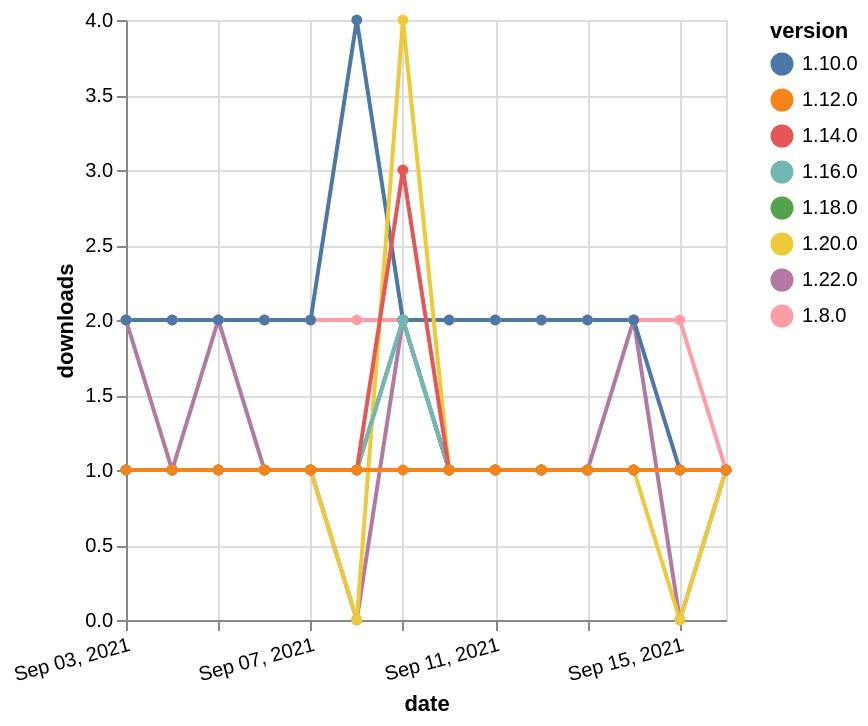

Vega-Lite specification for this chart:
### Vega-Lite specification from a JSON file in a GitHub repository (floating-point values rounded to 4 significant figures)
{"$schema": "https://vega.github.io/schema/vega-lite/v5.json", "description": "A simple bar chart with embedded data.", "data": {"values": [{"date": "2021-09-03", "total": 142, "delta": 1, "version": "1.18.0"}, {"date": "2021-09-04", "total": 143, "delta": 1, "version": "1.18.0"}, {"date": "2021-09-05", "total": 144, "delta": 1, "version": "1.18.0"}, {"date": "2021-09-06", "total": 145, "delta": 1, "version": "1.18.0"}, {"date": "2021-09-07", "total": 146, "delta": 1, "version": "1.18.0"}, {"date": "2021-09-08", "total": 147, "delta": 1, "version": "1.18.0"}, {"date": "2021-09-09", "total": 149, "delta": 2, "version": "1.18.0"}, {"date": "2021-09-10", "total": 150, "delta": 1, "version": "1.18.0"}, {"date": "2021-09-11", "total": 151, "delta": 1, "version": "1.18.0"}, {"date": "2021-09-12", "total": 152, "delta": 1, "version": "1.18.0"}, {"date": "2021-09-13", "total": 153, "delta": 1, "version": "1.18.0"}, {"date": "2021-09-14", "total": 154, "delta": 1, "version": "1.18.0"}, {"date": "2021-09-15", "total": 155, "delta": 1, "version": "1.18.0"}, {"date": "2021-09-16", "total": 156, "delta": 1, "version": "1.18.0"}, {"date": "2021-09-03", "total": 117, "delta": 2, "version": "1.22.0"}, {"date": "2021-09-04", "total": 118, "delta": 1, "version": "1.22.0"}, {"date": "2021-09-05", "total": 120, "delta": 2, "version": "1.22.0"}, {"date": "2021-09-06", "total": 121, "delta": 1, "version": "1.22.0"}, {"date": "2021-09-07", "total": 122, "delta": 1, "version": "1.22.0"}, {"date": "2021-09-08", "total": 122, "delta": 0, "version": "1.22.0"}, {"date": "2021-09-09", "total": 124, "delta": 2, "version": "1.22.0"}, {"date": "2021-09-10", "total": 125, "delta": 1, "version": "1.22.0"}, {"date": "2021-09-11", "total": 126, "delta": 1, "version": "1.22.0"}, {"date": "2021-09-12", "total": 127, "delta": 1, "version": "1.22.0"}, {"date": "2021-09-13", "total": 128, "delta": 1, "version": "1.22.0"}, {"date": "2021-09-14", "total": 130, "delta": 2, "version": "1.22.0"}, {"date": "2021-09-15", "total": 130, "delta": 0, "version": "1.22.0"}, {"date": "2021-09-16", "total": 131, "delta": 1, "version": "1.22.0"}, {"date": "2021-09-03", "total": 2381, "delta": 2, "version": "1.8.0"}, {"date": "2021-09-04", "total": 2383, "delta": 2, "version": "1.8.0"}, {"date": "2021-09-05", "total": 2385, "delta": 2, "version": "1.8.0"}, {"date": "2021-09-06", "total": 2387, "delta": 2, "version": "1.8.0"}, {"date": "2021-09-07", "total": 2389, "delta": 2, "version": "1.8.0"}, {"date": "2021-09-08", "total": 2391, "delta": 2, "version": "1.8.0"}, {"date": "2021-09-09", "total": 2393, "delta": 2, "version": "1.8.0"}, {"date": "2021-09-10", "total": 2395, "delta": 2, "version": "1.8.0"}, {"date": "2021-09-11", "total": 2397, "delta": 2, "version": "1.8.0"}, {"date": "2021-09-12", "total": 2399, "delta": 2, "version": "1.8.0"}, {"date": "2021-09-13", "total": 2401, "delta": 2, "version": "1.8.0"}, {"date": "2021-09-14", "total": 2403, "delta": 2, "version": "1.8.0"}, {"date": "2021-09-15", "total": 2405, "delta": 2, "version": "1.8.0"}, {"date": "2021-09-16", "total": 2406, "delta": 1, "version": "1.8.0"}, {"date": "2021-09-03", "total": 2513, "delta": 2, "version": "1.10.0"}, {"date": "2021-09-04", "total": 2515, "delta": 2, "version": "1.10.0"}, {"date": "2021-09-05", "total": 2517, "delta": 2, "version": "1.10.0"}, {"date": "2021-09-06", "total": 2519, "delta": 2, "version": "1.10.0"}, {"date": "2021-09-07", "total": 2521, "delta": 2, "version": "1.10.0"}, {"date": "2021-09-08", "total": 2525, "delta": 4, "version": "1.10.0"}, {"date": "2021-09-09", "total": 2527, "delta": 2, "version": "1.10.0"}, {"date": "2021-09-10", "total": 2529, "delta": 2, "version": "1.10.0"}, {"date": "2021-09-11", "total": 2531, "delta": 2, "version": "1.10.0"}, {"date": "2021-09-12", "total": 2533, "delta": 2, "version": "1.10.0"}, {"date": "2021-09-13", "total": 2535, "delta": 2, "version": "1.10.0"}, {"date": "2021-09-14", "total": 2537, "delta": 2, "version": "1.10.0"}, {"date": "2021-09-15", "total": 2538, "delta": 1, "version": "1.10.0"}, {"date": "2021-09-16", "total": 2539, "delta": 1, "version": "1.10.0"}, {"date": "2021-09-03", "total": 168, "delta": 1, "version": "1.20.0"}, {"date": "2021-09-04", "total": 169, "delta": 1, "version": "1.20.0"}, {"date": "2021-09-05", "total": 170, "delta": 1, "version": "1.20.0"}, {"date": "2021-09-06", "total": 171, "delta": 1, "version": "1.20.0"}, {"date": "2021-09-07", "total": 172, "delta": 1, "version": "1.20.0"}, {"date": "2021-09-08", "total": 172, "delta": 0, "version": "1.20.0"}, {"date": "2021-09-09", "total": 176, "delta": 4, "version": "1.20.0"}, {"date": "2021-09-10", "total": 177, "delta": 1, "version": "1.20.0"}, {"date": "2021-09-11", "total": 178, "delta": 1, "version": "1.20.0"}, {"date": "2021-09-12", "total": 179, "delta": 1, "version": "1.20.0"}, {"date": "2021-09-13", "total": 180, "delta": 1, "version": "1.20.0"}, {"date": "2021-09-14", "total": 181, "delta": 1, "version": "1.20.0"}, {"date": "2021-09-15", "total": 181, "delta": 0, "version": "1.20.0"}, {"date": "2021-09-16", "total": 182, "delta": 1, "version": "1.20.0"}, {"date": "2021-09-03", "total": 171, "delta": 1, "version": "1.16.0"}, {"date": "2021-09-04", "total": 172, "delta": 1, "version": "1.16.0"}, {"date": "2021-09-05", "total": 173, "delta": 1, "version": "1.16.0"}, {"date": "2021-09-06", "total": 174, "delta": 1, "version": "1.16.0"}, {"date": "2021-09-07", "total": 175, "delta": 1, "version": "1.16.0"}, {"date": "2021-09-08", "total": 176, "delta": 1, "version": "1.16.0"}, {"date": "2021-09-09", "total": 178, "delta": 2, "version": "1.16.0"}, {"date": "2021-09-10", "total": 179, "delta": 1, "version": "1.16.0"}, {"date": "2021-09-11", "total": 180, "delta": 1, "version": "1.16.0"}, {"date": "2021-09-12", "total": 181, "delta": 1, "version": "1.16.0"}, {"date": "2021-09-13", "total": 182, "delta": 1, "version": "1.16.0"}, {"date": "2021-09-14", "total": 183, "delta": 1, "version": "1.16.0"}, {"date": "2021-09-15", "total": 184, "delta": 1, "version": "1.16.0"}, {"date": "2021-09-16", "total": 185, "delta": 1, "version": "1.16.0"}, {"date": "2021-09-03", "total": 286, "delta": 1, "version": "1.14.0"}, {"date": "2021-09-04", "total": 287, "delta": 1, "version": "1.14.0"}, {"date": "2021-09-05", "total": 288, "delta": 1, "version": "1.14.0"}, {"date": "2021-09-06", "total": 289, "delta": 1, "version": "1.14.0"}, {"date": "2021-09-07", "total": 290, "delta": 1, "version": "1.14.0"}, {"date": "2021-09-08", "total": 291, "delta": 1, "version": "1.14.0"}, {"date": "2021-09-09", "total": 294, "delta": 3, "version": "1.14.0"}, {"date": "2021-09-10", "total": 295, "delta": 1, "version": "1.14.0"}, {"date": "2021-09-11", "total": 296, "delta": 1, "version": "1.14.0"}, {"date": "2021-09-12", "total": 297, "delta": 1, "version": "1.14.0"}, {"date": "2021-09-13", "total": 298, "delta": 1, "version": "1.14.0"}, {"date": "2021-09-14", "total": 299, "delta": 1, "version": "1.14.0"}, {"date": "2021-09-15", "total": 300, "delta": 1, "version": "1.14.0"}, {"date": "2021-09-16", "total": 301, "delta": 1, "version": "1.14.0"}, {"date": "2021-09-03", "total": 219, "delta": 1, "version": "1.12.0"}, {"date": "2021-09-04", "total": 220, "delta": 1, "version": "1.12.0"}, {"date": "2021-09-05", "total": 221, "delta": 1, "version": "1.12.0"}, {"date": "2021-09-06", "total": 222, "delta": 1, "version": "1.12.0"}, {"date": "2021-09-07", "total": 223, "delta": 1, "version": "1.12.0"}, {"date": "2021-09-08", "total": 224, "delta": 1, "version": "1.12.0"}, {"date": "2021-09-09", "total": 225, "delta": 1, "version": "1.12.0"}, {"date": "2021-09-10", "total": 226, "delta": 1, "version": "1.12.0"}, {"date": "2021-09-11", "total": 227, "delta": 1, "version": "1.12.0"}, {"date": "2021-09-12", "total": 228, "delta": 1, "version": "1.12.0"}, {"date": "2021-09-13", "total": 229, "delta": 1, "version": "1.12.0"}, {"date": "2021-09-14", "total": 230, "delta": 1, "version": "1.12.0"}, {"date": "2021-09-15", "total": 231, "delta": 1, "version": "1.12.0"}, {"date": "2021-09-16", "total": 232, "delta": 1, "version": "1.12.0"}]}, "width": "container", "mark": {"type": "line", "point": {"filled": true}}, "encoding": {"x": {"field": "date", "type": "temporal", "timeUnit": "yearmonthdate", "title": "date", "axis": {"labelAngle": -15}}, "y": {"field": "delta", "type": "quantitative", "title": "downloads"}, "color": {"field": "version", "type": "nominal"}, "tooltip": {"field": "delta"}}}
